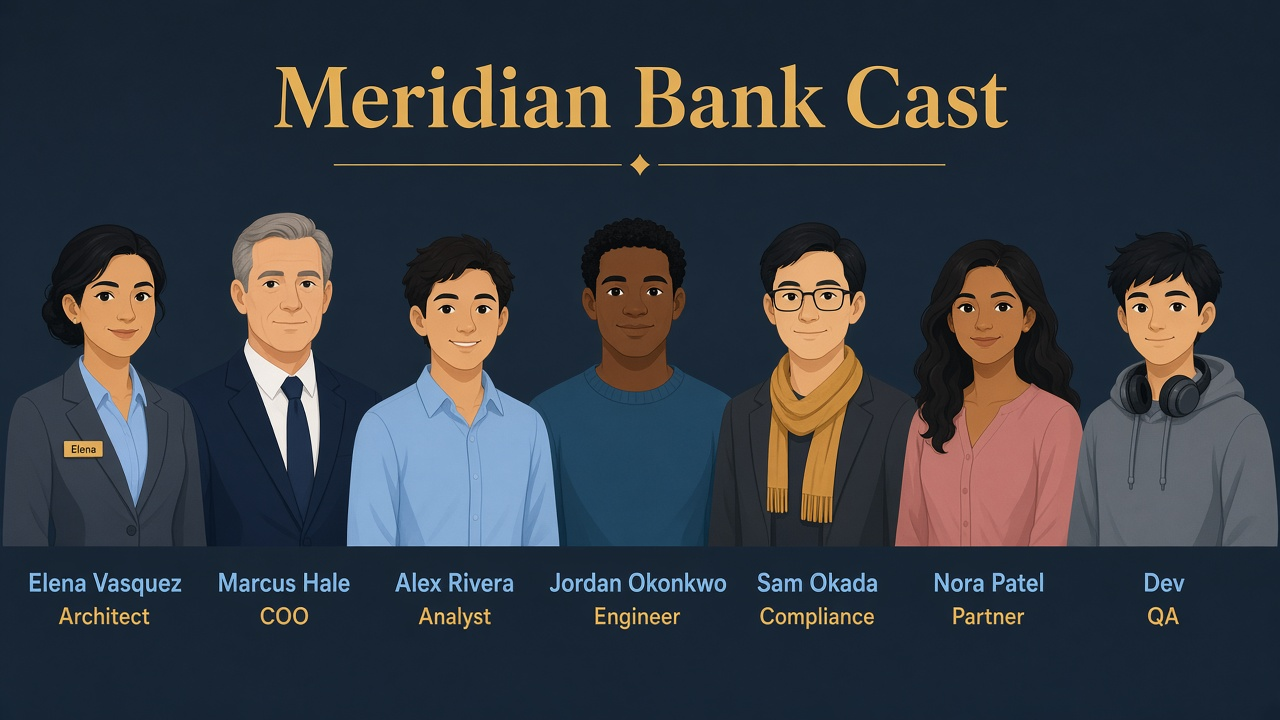
#> input picture docs/assets/cast-sheet.jpg, 1280 x 720 px
$ python crop_cast_faces.py
#> lines starting #> are read from the running program, lines starting #| are printed output that depends on the picture
"""Crop circular DP-ready headshots from docs/assets/cast-sheet.jpg."""
from pathlib import Path
from PIL import Image

ROOT = Path(__file__).resolve().parents[1]
SRC = ROOT / "docs" / "assets" / "cast-sheet.jpg"
OUT = ROOT / "docs" / "assets" / "cast"
NAMES = ["elena", "marcus", "alex", "jordan", "sam", "nora", "dev"]


def main() -> None:
    im = Image.open(SRC).convert("RGB")
#> im is the input picture: PIL image 1280x720 RGB; mean R, G, B 53.8, 58.7, 66.4
    W, H = im.size
#> W = 1280; H = 720
    OUT.mkdir(parents=True, exist_ok=True)

    # Sheet layout (1280x720): gold title ~y0-110, portraits ~y120-520, labels ~y540+
    pad_x = 28
    usable = W - 2 * pad_x
#> usable = 1224
    col_w = usable / 7
#> col_w = 174.9
    # Square head-and-shoulders for circular DP (skip title text)
    face_top = 178
    size = 205

    for i, name in enumerate(NAMES):
        cx = pad_x + col_w * (i + 0.5)
        left = int(round(cx - size / 2))
        top = face_top
        right = left + size
        bot = top + size
        left = max(0, min(left, W - size))
        top = max(0, min(top, H - size))
        right = left + size
        bot = top + size
        crop = im.crop((left, top, right, bot)).resize((256, 256), Image.Resampling.LANCZOS)
        path = OUT / f"{name}.jpg"
        crop.save(path, quality=92, optimize=True)
        print(f"{name}: ({left},{top})-({right},{bot}) -> {path.relative_to(ROOT)}")
#> this loop made 7 passes
#> pass 1, in main, `crop = im.crop((left, top, right, bot)).resize((256, 256), Image.Resam..`:
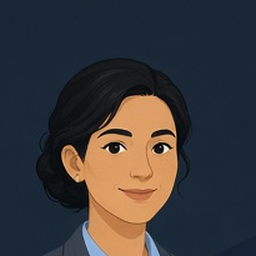
#> crop: PIL image 256x256 RGB; mean R, G, B 58.9, 57.1, 58.9
#> pass 2, in main, `crop = im.crop((left, top, right, bot)).resize((256, 256), Image.Resam..`:
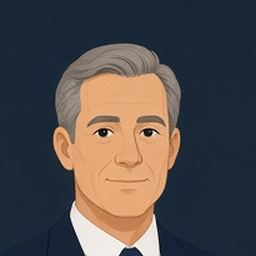
#> crop: PIL image 256x256 RGB; mean R, G, B 82.5, 77, 76.6
#> pass 3, in main, `crop = im.crop((left, top, right, bot)).resize((256, 256), Image.Resam..`:
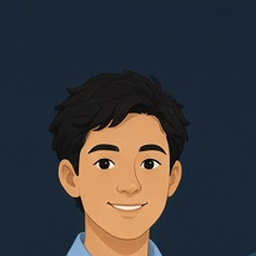
#> crop: PIL image 256x256 RGB; mean R, G, B 58.7, 57.8, 60.3
#> after the loop:
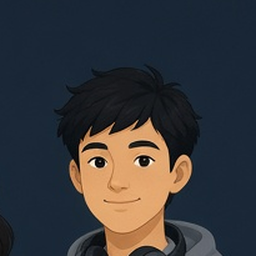
#> crop: PIL image 256x256 RGB; mean R, G, B 55, 55.4, 58.7


if __name__ == "__main__":
    main()

$ run again, with docs/assets/lab00-workshop.jpg copied over docs/assets/cast-sheet.jpg
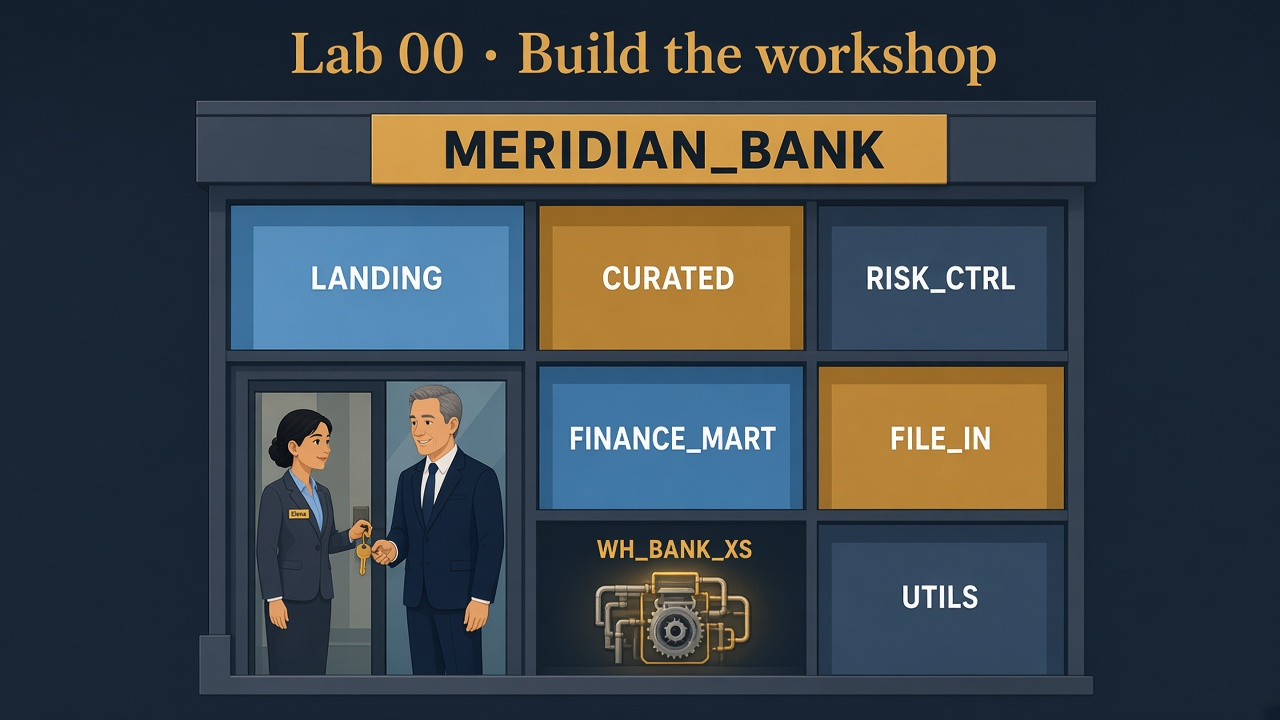
#> input picture docs/assets/lab00-workshop.jpg, 1280 x 720 px
#> in main, im is the input picture: PIL image 1280x720 RGB; mean R, G, B 59.7, 67.3, 72.4
#> the loop in main, `for i, name in enumerate(NAMES):` made 7 passes
#> pass 3, in main, `crop = im.crop((left, top, right, bot)).resize((256, 256), Image.Resam..`:
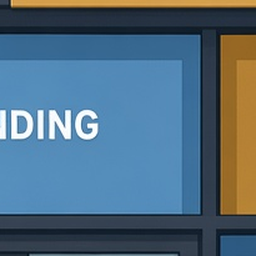
#> crop: PIL image 256x256 RGB; mean R, G, B 80.4, 107.3, 126.4
#> after the loop in main, `for i, name in enumerate(NAMES):`:
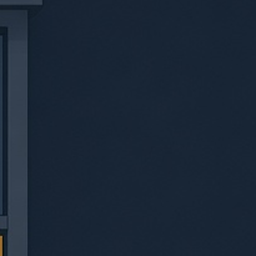
#> crop: PIL image 256x256 RGB; mean R, G, B 26.3, 39, 54.8

$ run again, with docs/assets/lab01-before.jpg copied over docs/assets/cast-sheet.jpg
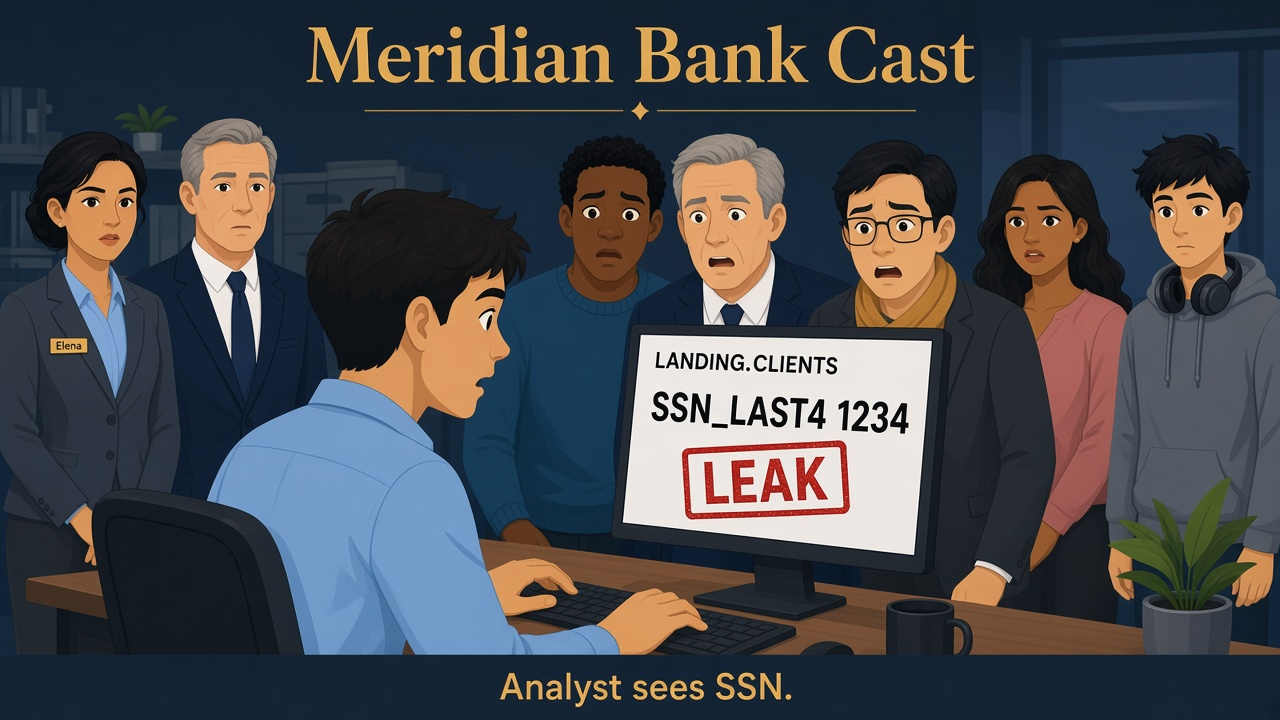
#> input picture docs/assets/lab01-before.jpg, 1280 x 720 px
#> in main, im is the input picture: PIL image 1280x720 RGB; mean R, G, B 70.4, 72.1, 77.4
#> the loop in main, `for i, name in enumerate(NAMES):` made 7 passes
#> pass 1, in main, `crop = im.crop((left, top, right, bot)).resize((256, 256), Image.Resam..`:
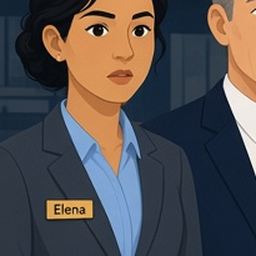
#> crop: PIL image 256x256 RGB; mean R, G, B 82.6, 78.2, 79
#> after the loop in main, `for i, name in enumerate(NAMES):`:
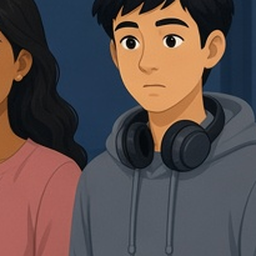
#> crop: PIL image 256x256 RGB; mean R, G, B 90.3, 77.1, 75.5
